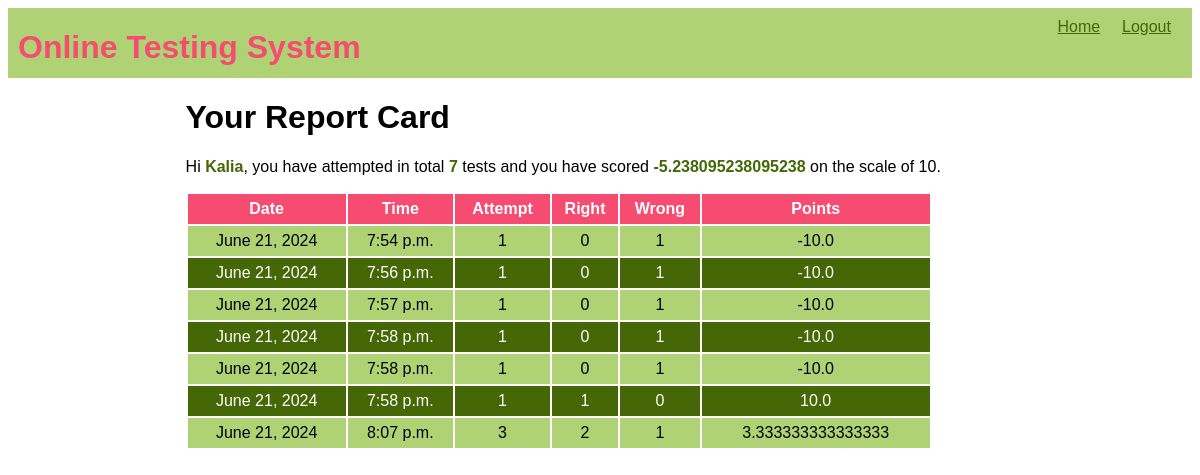
/test-history (signed in), run on the app's committed database.
### OTS/models.py (models this page shows)
class Candidate(models.Model):
    username=models.CharField(primary_key=True,max_length=20)
    password=models.CharField(null=False,max_length=20)
    name=models.CharField(null=False,max_length=30)
    test_attempted=models.IntegerField(default=0)
    points=models.FloatField(default=0.0)

class Result(models.Model):
    resultid=models.BigAutoField(primary_key=True,auto_created=True)
    username=models.ForeignKey(Candidate,on_delete=models.CASCADE)
    date=models.DateField(auto_now=True)
    time=models.TimeField(auto_now=True)
    attempt=models.IntegerField()
    right=models.IntegerField()
    wrong=models.IntegerField()
    points=models.FloatField()

### OTS/views.py (the view)
# urls.py: path('test-history',testResultHistory,name='testHistory'),
def testResultHistory(request):
    if 'name' not in request.session.keys():
        res=HttpResponseRedirect("login")
    candidate=Candidate.objects.filter(username=request.session['username'])
    results=Result.objects.filter(username_id=candidate[0].username)
    context={'candidate':candidate[0],'results':results}
    res=render(request,'candidate_history.html',context)
    return res

### OTS/templates/candidate_history.html (shortened to what this page needs)
{% extends 'main.html' %}
{% block top%}
<a href="{% url 'OTS:home' %}">Home</a>
<a href="{% url 'OTS:logout' %}">Logout</a>
{%endblock %}
{% block content %}
<h1>Your Report Card</h1>
<p>Hi <span class="special">{{candidate.name}}</span>,
    you have attempted in total <span class="special">{{candidate.test_attempted}}</span> tests and you have scored <span class="special">{{candidate.points}}</span> on the scale of 10.</p>
<table>
    <tr>
        <th>Date</th>
        <th>Time</th>
        <th>Attempt</th>
        <th>Right</th>
        <th>Wrong</th>
        <th>Points</th>
    </tr>
    {% for r in results%}
    <tr>
        <td>{{r.date}}</td>
        <td>{{r.time}}</td>
        <td>{{r.attempt}}</td>
        <td>{{r.right}}</td>
        <td>{{r.wrong}}</td>
        <td>{{r.points}}</td>
    </tr>
    {% endfor %}
</table>
{% endblock %}

### OTS/static/theme.css (style rules this page uses)
* { font-family:'Gill Sans', 'Gill Sans MT', Calibri, 'Trebuchet MS', sans-serif; }
.top div.menu a { color:#456705; display:inline-block; min-width:50px; margin-right:10px; }
table { width:90%; }
table tr:nth-child(odd) { background-color:#456705; color:white; height:30px; }
table tr:nth-child(even) { background-color:#AFD275; height:30px; }
table tr:first-child { background-color:#F64C72; }
table td { text-align:center; }
span.special { color:#456705; font-weight: bold; }

### data on the page
Candidate: name "Kalia", test_attempted "7", points "-5.238095238095238"
Result: date "June 21, 2024", time "7:54 p.m.", attempt "1", right "0", wrong "1", points "-10.0"
Result: date "June 21, 2024", time "7:56 p.m.", attempt "1", right "0", wrong "1", points "-10.0"
Result: date "June 21, 2024", time "7:57 p.m.", attempt "1", right "0", wrong "1", points "-10.0"
Result: date "June 21, 2024", time "7:58 p.m.", attempt "1", right "0", wrong "1", points "-10.0"
Result: date "June 21, 2024", time "7:58 p.m.", attempt "1", right "0", wrong "1", points "-10.0"
Result: date "June 21, 2024", time "7:58 p.m.", attempt "1", right "1", wrong "0", points "10.0"
Result: date "June 21, 2024", time "8:07 p.m.", attempt "3", right "2", wrong "1", points "3.333333333333333"
